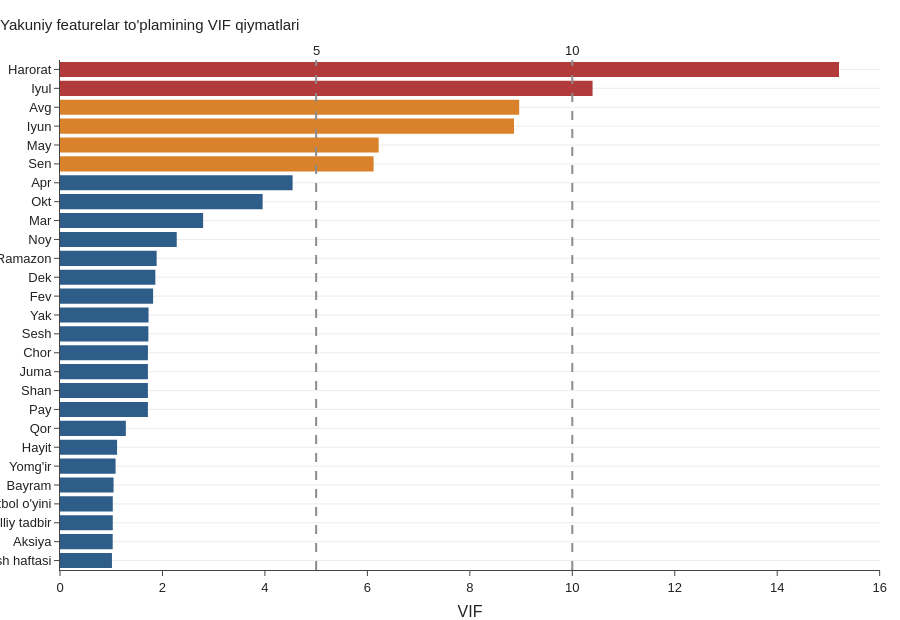

Here is the notebook cell this chart was saved with:
### Code cell
v3 = vifs["3. Yakuniy"].sort_values()
fig = go.Figure(go.Bar(x=v3.values, y=[NAMES[c] for c in v3.index], orientation="h",
                       marker_color=np.where(v3 > 10, style.RED, np.where(v3 > 5, style.ORANGE, style.BLUE))))
for x, txt in [(5, "5"), (10, "10")]:
    fig.add_vline(x=x, line=dict(color=style.GREY, dash="dash"), annotation_text=txt, annotation_position="top")
fig.update_layout(title="Yakuniy featurelar to'plamining VIF qiymatlari", xaxis_title="VIF", height=620)
style.save(fig, "02_vif")

### Figure 1 — Plotly figure (JSON) as saved in the notebook; plotly's stock layout.template omitted (floating-point values rounded to 4 significant figures)
{"data": [{"marker": {"color": ["#2f5d8a", "#2f5d8a", "#2f5d8a", "#2f5d8a", "#2f5d8a", "#2f5d8a", "#2f5d8a", "#2f5d8a", "#2f5d8a", "#2f5d8a", "#2f5d8a", "#2f5d8a", "#2f5d8a", "#2f5d8a", "#2f5d8a", "#2f5d8a", "#2f5d8a", "#2f5d8a", "#2f5d8a", "#2f5d8a", "#2f5d8a", "#d9822b", "#d9822b", "#d9822b", "#d9822b", "#b23a3a", "#b23a3a"]}, "orientation": "h", "type": "bar", "x": [1.014, 1.029, 1.03, 1.031, 1.045, 1.085, 1.114, 1.285, 1.716, 1.716, 1.716, 1.717, 1.725, 1.728, 1.818, 1.861, 1.886, 2.279, 2.794, 3.956, 4.541, 6.121, 6.221, 8.862, 8.964, 10.4, 15.21], "y": ["Maosh haftasi", "Aksiya", "Mahalliy tadbir", "Futbol o'yini", "Bayram", "Yomg'ir", "Hayit", "Qor", "Pay", "Shan", "Juma", "Chor", "Sesh", "Yak", "Fev", "Dek", "Ramazon", "Noy", "Mar", "Okt", "Apr", "Sen", "May", "Iyun", "Avg", "Iyul", "Harorat"]}], "layout": {"annotations": [{"showarrow": false, "text": "5", "x": 5, "xanchor": "center", "xref": "x", "y": 1, "yanchor": "bottom", "yref": "y domain"}, {"showarrow": false, "text": "10", "x": 10, "xanchor": "center", "xref": "x", "y": 1, "yanchor": "bottom", "yref": "y domain"}], "height": 620, "shapes": [{"line": {"color": "#8c8c8c", "dash": "dash"}, "type": "line", "x0": 5, "x1": 5, "xref": "x", "y0": 0, "y1": 1, "yref": "y domain"}, {"line": {"color": "#8c8c8c", "dash": "dash"}, "type": "line", "x0": 10, "x1": 10, "xref": "x", "y0": 0, "y1": 1, "yref": "y domain"}], "title": {"text": "Yakuniy featurelar to'plamining VIF qiymatlari"}, "xaxis": {"title": {"text": "VIF"}}}}
